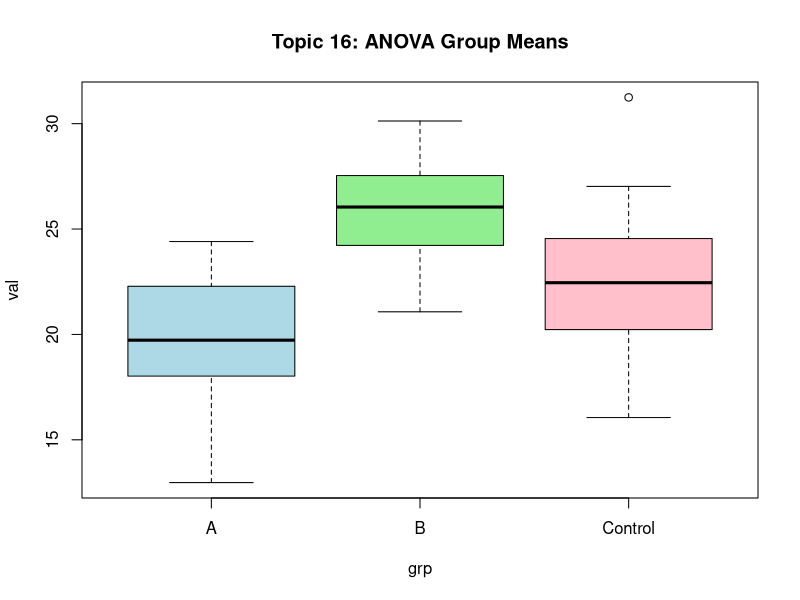

Generate this figure with R:
#Topic 16:ANOVA and experimental design
a <- c(70,72,68,75); b <- c(78,80,77,82); c <- c(65,67,70,66)
group <- factor(rep(c('A','B','C'), each=4))
score <- c(a,b,c); fit <- aov(score ~ group)
summary(fit); TukeyHSD(fit)
df <- data.frame(
  val = c(rnorm(30, 20, 3), rnorm(30, 25, 3), rnorm(30, 22, 3)),
  grp = rep(c("A", "B", "Control"), each = 30))
  anova_model <- aov(val ~ grp, data = df)
  anova_table <- as.data.frame(summary(anova_model)[[1]])
  anova_table$Source <- trimws(rownames(anova_table))
  anova_table <- anova_table[, c("Source", "Df", "Sum Sq", "Mean Sq", "F value", "Pr(>F)")]
  write.csv(anova_table, "Topic_16_ANOVA_Results.csv", row.names = FALSE)
  
boxplot(val ~ grp, data = df, col = c("lightblue", "lightgreen", "pink"),
        main = "Topic 16: ANOVA Group Means")
